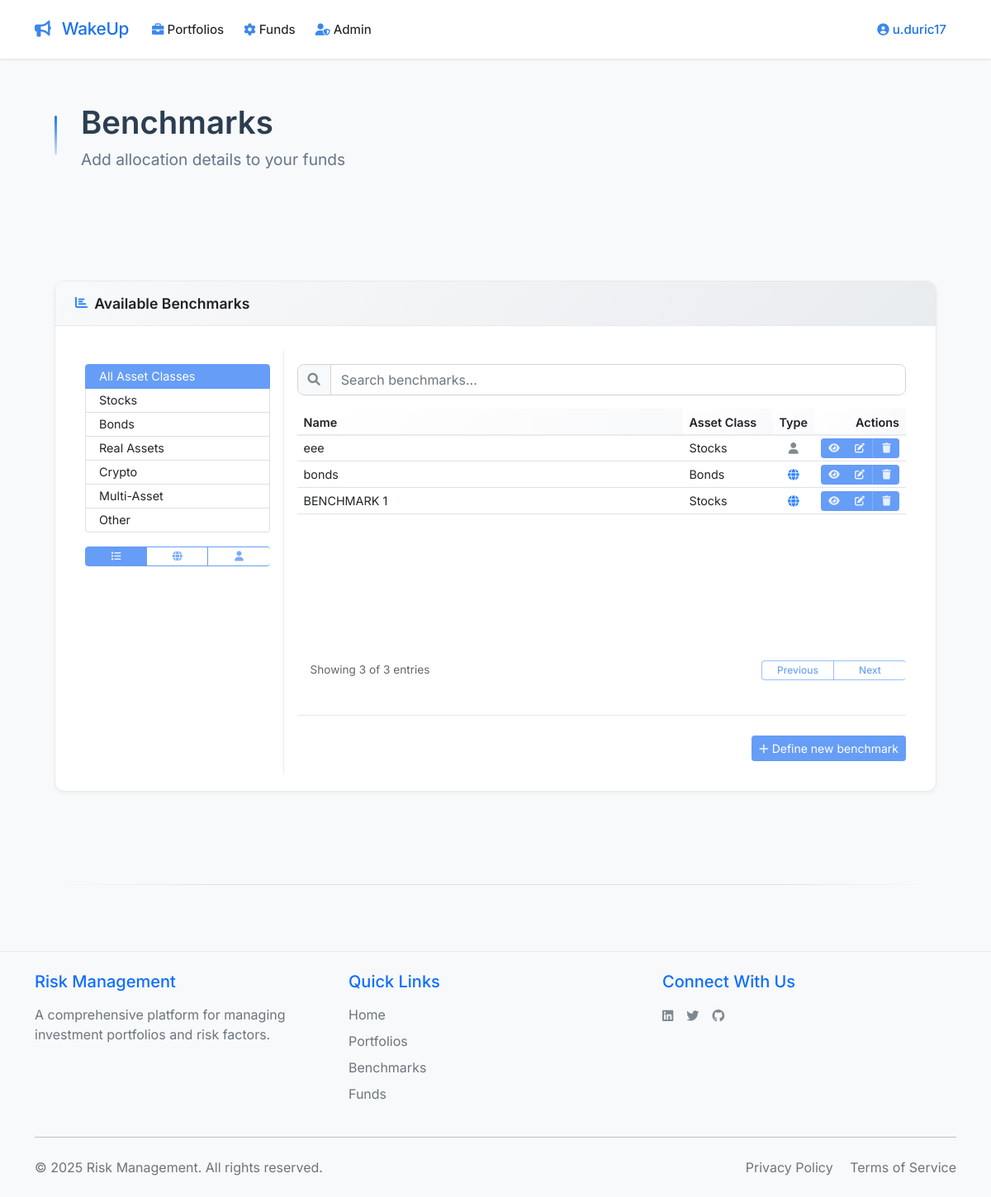
Screenshot of /get_benchmarks (signed in) with the database file from the repository.
### app.py (models this page shows, shortened)
class User(UserMixin, db.Model):
    id = db.Column(db.Integer, primary_key=True)
    email = db.Column(db.String(120), unique=True, nullable=False)
    name = db.Column(db.String(80), nullable=False)
    password_hash = db.Column(db.String(128))
    user_type = db.Column(db.String(20), default='beginner')
    created_at = db.Column(db.DateTime, default=datetime.utcnow)
    portfolios = db.relationship('Portfolio', backref='user', lazy=True)
    benchmarks = db.relationship('Benchmark', back_populates='user', lazy=True)
    funds = db.relationship('Fund', back_populates='user', lazy=True)
    def is_admin(self):
        return self.user_type == 'admin'

class Benchmark(db.Model):
    __tablename__ = 'benchmark'
    id = db.Column(db.Integer, primary_key=True)
    benchmark_name = db.Column(db.String(120), nullable=False)
    user_id = db.Column(db.Integer, db.ForeignKey('user.id'), nullable=False)
    generic_benchmark = db.Column(db.Integer, nullable=False, default=0)
    risk_factor_id = db.Column(db.Integer, db.ForeignKey('risk_factor.id'), nullable=False)
    beta = db.Column(db.Float, nullable=False, default=0.0)
    mod_duration = db.Column(db.Float, nullable=False, default=0.0)
    fx = db.Column(db.Float, nullable=False, default=0.0)
    usd = db.Column(db.Float, nullable=False, default=0.0)
    us = db.Column(db.Float, nullable=False, default=0.0)
    asset_class = db.Column(db.String(20), nullable=False)
    region = db.Column(db.String(20), nullable=False)
    developed = db.Column(db.String(20), nullable=False)
    bond_rating = db.Column(db.String(20), nullable=False)
    bond_type = db.Column(db.String(20), nullable=False)
    created_at = db.Column(db.DateTime, nullable=False, default=datetime.utcnow)
    user = db.relationship('User', back_populates='benchmarks', lazy=True)
    risk_factor = db.relationship('RiskFactor', back_populates='benchmarks', lazy=True)
    funds = db.relationship('Fund', back_populates='benchmark', lazy=True)

### app.py (the view)
@app.route('/get_benchmarks')
@login_required
def get_benchmarks():
    benchmarks = Benchmark.query.filter(
        (Benchmark.generic_benchmark == 1) |  # Show all generic benchmarks
        (Benchmark.user_id == current_user.id)  # Show user's own benchmarks
    ).order_by(Benchmark.generic_benchmark, Benchmark.asset_class, Benchmark.benchmark_name).all()
    return render_template('benchmarks.html', benchmarks=benchmarks, asset_classes=ASSET_CLASSES)

### templates/benchmarks.html (shortened to what this page needs)
{% extends "base.html" %}
{% block content %}
<div class="container-fluid px-4">
    <div class="refined-header">
        <div class="accent-line"></div>
        <div class="header-content">
            <div class="title-stack">
                <h1 class="page-title">Benchmarks</h1>
                <h2 class="portfolio-subtitle">
                    Add allocation details to your funds
                </h2>
            </div>
        </div>
    </div>
    <div class="card card-strategy mb-4">
        <div class="card-header">
            <div class="d-flex align-items-center">
                <i class="fas fa-chart-bar me-2 text-primary"></i>
                <h5 class="card-title mb-0">Available Benchmarks</h5>
            </div>
        </div>
        <div class="card-body" style="padding: 30px 20px 20px 20px;">
            <div class="p-0">
                <div class="row g-0">
                    <div class="col-md-3 border-end">
                        <div class="p-3">
                            <div class="list-group">
                                <button type="button" class="list-group-item list-group-item-action active" data-asset-class="all">
                                    All Asset Classes
                                </button>
                                {% for asset_class in asset_classes %}
                                <button type="button" class="list-group-item list-group-item-action" data-asset-class="{{ asset_class }}">
                                    {{ asset_class }}
                                </button>
                                {% endfor %}
                            </div>
                            <div class="mt-3">
                                <div class="btn-group w-100" role="group">
                                    <button type="button" class="btn btn-outline-primary active" data-benchmark-type="all" title="Show All Benchmarks">
                                        <i class="fas fa-list"></i>
                                    </button>
                                    <button type="button" class="btn btn-outline-primary" data-benchmark-type="generic" title="Show Generic Benchmarks">
                                        <i class="fas fa-globe"></i>
                                    </button>
                                    <button type="button" class="btn btn-outline-primary" data-benchmark-type="user" title="Show User-Specific Benchmarks">
                                        <i class="fas fa-user"></i>
                                    </button>
                                </div>
                            </div>
                        </div>
                    </div>
                    <div class="col-md-9">
                        <div class="p-3 d-flex flex-column" style="height: 100%;">
                            <div class="mb-3">
                                <div class="input-group">
                                    <span class="input-group-text">
                                        <i class="fas fa-search"></i>
                                    </span>
                                    <input type="text" class="form-control" id="searchInput" placeholder="Search benchmarks...">
                                </div>
                            </div>
                            <div class="table-container flex-grow-1 d-flex flex-column">
                                <div class="table-responsive">
                                    <table class="table table-hover mb-0" id="benchmarksTable">
                                        <thead>
                                            <tr>
                                                <th style="width: 65%">Name</th>
                                                <th style="width: 15%">Asset Class</th>
                                                <th style="width: 5%; text-align: center">Type</th>
                                                <th style="width: 15%; text-align: right">Actions</th>
                                            </tr>
                                        </thead>
                                        <tbody>
                                            {% for benchmark in benchmarks %}
                                            <tr data-benchmark-id="{{ benchmark.id }}">
                                                <td class="text-truncate" style="max-width: 0;">{{ benchmark.benchmark_name }}</td>
                                                <td class="text-truncate" style="max-width: 0;">{{ benchmark.asset_class or '-' }}</td>
                                                <td class="text-center">
                                                    {% if benchmark.generic_benchmark %}
                                                    <i class="fas fa-globe" style="color: #0d6efd;" title="Generic Benchmark"></i>
                                                    {% else %}
                                                    <i class="fas fa-user" style="color: #6c757d;" title="User-Specific Benchmark"></i>
                                                    {% endif %}
                                                </td>
                                                <td class="text-end">
                                                    <div class="btn-group">
                                                        <a href="{{ url_for('view_benchmark', id=benchmark.id) }}"
                                                           class="btn btn-primary btn-sm"
                                                           title="View">
                                                            <i class="fas fa-eye"></i>
                                                        </a>
                                                        {% if current_user.is_admin() or benchmark.user_id == current_user.id %}
                                                        <a href="{{ url_for('edit_benchmark', id=benchmark.id) }}"
                                                           class="btn btn-primary btn-sm"
                                                           title="Edit">
                                                            <i class="fas fa-edit"></i>
                                                        </a>
                                                        <form action="{{ url_for('delete_benchmark', id=benchmark.id) }}" method="POST" style="display: inline;">
                                                            <button type="submit" class="btn btn-primary btn-sm"
                                                                    title="Delete"
                                                                    onclick="return confirm('Are you sure you want to delete this benchmark?')">
                                                                <i class="fas fa-trash"></i>
                                                            </button>
                                                        </form>
                                                        {% endif %}
                                                    </div>
                                                </td>
                                            </tr>
                                            {% endfor %}
                                        </tbody>
                                    </table>
                                </div>
                                <div class="d-flex justify-content-between align-items-center mt-3">
                                    <div class="ps-3 pagination-text">
                                        Showing <span id="showingCount">0</span> of <span id="totalCount">0</span> entries
                                    </div>
                                    <div class="btn-group">
                                        <button type="button" class="btn btn-outline-primary" id="prevPage" disabled>Previous</button>
                                        <button type="button" class="btn btn-outline-primary" id="nextPage" disabled>Next</button>
                                    </div>
                                </div>
                                <hr class="my-4" style="opacity: 0.1;">
                                <div class="ms-auto">
                                    <a href="{{ url_for('new_benchmark') }}" class="btn btn-primary btn-sm">
                                        <i class="fas fa-plus me-1"></i>Define new benchmark
                                    </a>
                                </div>
                            </div>
                        </div>
                    </div>
                </div>
            </div>
        </div>
    </div>
    <div class="footer-separator">
        <div class="separator-line"></div>
    </div>
</div>
{% endblock %}

### templates/base.html (shortened to what this page needs)
<!DOCTYPE html>
<html lang="en">
<head>
    <link href="https://cdn.jsdelivr.net/npm/bootstrap@5.1.3/dist/css/bootstrap.min.css" rel="stylesheet">
    <link href="https://cdnjs.cloudflare.com/ajax/libs/font-awesome/6.0.0/css/all.min.css" rel="stylesheet">
    <link href="{{ url_for('static', filename='css/style.css') }}" rel="stylesheet">
</head>
<body>
    <nav class="navbar navbar-expand-lg">
        <div class="container">
            <a class="navbar-brand" href="{{ url_for('total_portfolio') }}">
                <i class="fa-solid fa-bullhorn me-2"></i> WakeUp
            </a>
            <div class="collapse navbar-collapse" id="navbarNav">
                <ul class="navbar-nav me-auto">
                    {% if current_user.is_authenticated %}
                    <li class="nav-item dropdown">
                        <a class="nav-link dropdown-toggle" href="#" id="portfoliosDropdown" role="button" data-bs-toggle="dropdown">
                            <i class="fas fa-briefcase me-1"></i>Portfolios
                        </a>
                    </li>
                    <li class="nav-item dropdown">
                        <a class="nav-link dropdown-toggle" href="#" id="optionsDropdown" role="button" data-bs-toggle="dropdown">
                            <i class="fas fa-cog me-1"></i>Funds
                        </a>
                    </li>
                    {% if current_user.is_admin() %}
                    <li class="nav-item dropdown">
                        <a class="nav-link dropdown-toggle" href="#" id="adminDropdown" role="button" data-bs-toggle="dropdown">
                            <i class="fas fa-user-shield me-1"></i>Admin
                        </a>
                    </li>
                    {% endif %}
                    {% endif %}
                </ul>
                <ul class="navbar-nav ms-auto">
                    {% if current_user.is_authenticated %}
                    <li class="nav-item dropdown">
                        <a class="nav-link dropdown-toggle profile-link" href="#" id="profileDropdown" role="button" data-bs-toggle="dropdown">
                            <i class="fas fa-user-circle me-1"></i>{{ current_user.name }}
                        </a>
                    </li>
                    {% endif %}
                </ul>
            </div>
        </div>
    </nav>
    <div class="main-content">
        <div class="container mt-4 pb-5">
            {% block content %}{% endblock %}
        </div>
    </div>
    <footer class="footer mt-auto py-4 bg-light">
        <div class="container">
            <div class="row">
                <div class="col-md-4 mb-3 mb-md-0">
                    <h5 class="text-primary mb-3">Risk Management</h5>
                    <p class="text-muted mb-0">A comprehensive platform for managing investment portfolios and risk factors.</p>
                </div>
                <div class="col-md-4 mb-3 mb-md-0">
                    <h5 class="text-primary mb-3">Quick Links</h5>
                    <ul class="list-unstyled">
                        <li class="mb-2"><a href="{{ url_for('home') }}" class="text-decoration-none text-muted">Home</a></li>
                        <li class="mb-2"><a href="{{ url_for('get_portfolios') }}" class="text-decoration-none text-muted">Portfolios</a></li>
                        <li class="mb-2"><a href="{{ url_for('get_benchmarks') }}" class="text-decoration-none text-muted">Benchmarks</a></li>
                        <li class="mb-2"><a href="{{ url_for('get_funds') }}" class="text-decoration-none text-muted">Funds</a></li>
                    </ul>
                </div>
                <div class="col-md-4">
                    <h5 class="text-primary mb-3">Connect With Us</h5>
                    <div class="d-flex gap-3">
                        <a href="#" class="text-muted text-decoration-none" title="LinkedIn">
                        </a>
                        <a href="#" class="text-muted text-decoration-none" title="Twitter">
                        </a>
                        <a href="#" class="text-muted text-decoration-none" title="GitHub">
                        </a>
                    </div>
                </div>
            </div>
            <hr class="my-4">
            <div class="row align-items-center">
                <div class="col-md-6 text-center text-md-start">
                    <p class="text-muted mb-0">&copy; {{ now.year }} Risk Management. All rights reserved.</p>
                </div>
                <div class="col-md-6 text-center text-md-end">
                    <a href="{{ url_for('privacy_policy') }}" class="text-muted text-decoration-none me-3">Privacy Policy</a>
                    <a href="#" class="text-muted text-decoration-none">Terms of Service</a>
                </div>
            </div>
        </div>
    </footer>
</body>
</html>

### rows the page displays
User: name "u.duric17"
Benchmark: benchmark_name "eee", asset_class "Stocks", generic_benchmark 0 (drawn)
Benchmark: benchmark_name "bonds", asset_class "Bonds", generic_benchmark 1 (drawn)
Benchmark: benchmark_name "BENCHMARK 1", asset_class "Stocks", generic_benchmark 1 (drawn)

### other values shown
{{ asset_class }} "Stocks" "Bonds" "Real Assets" "Crypto" "Multi-Asset" "Other"
